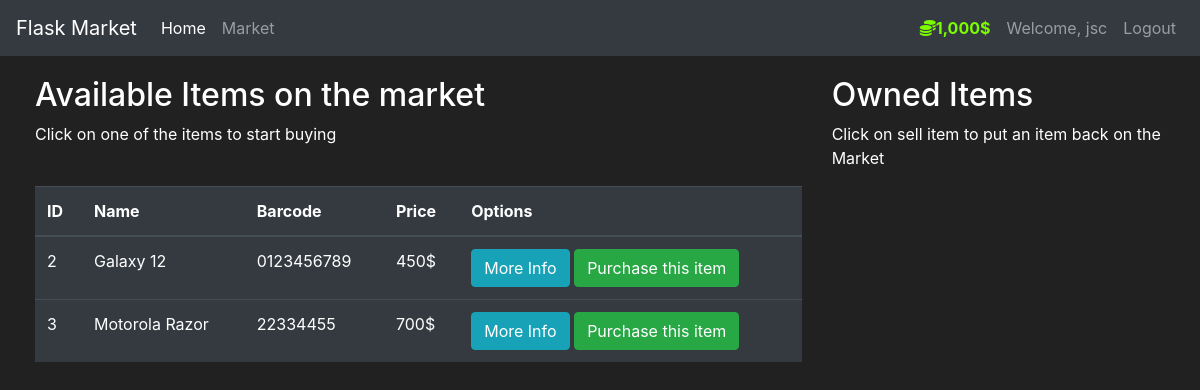
The app's page /market (signed in) with its own data.
### market/models.py (models this page shows, shortened)
class User(db.Model, UserMixin):
    id = db.Column(db.Integer(), primary_key=True)
    username = db.Column(db.String(length=30), nullable=False, unique=True)
    email_address = db.Column(db.String(length=50), nullable=False, unique=True)
    password_hash = db.Column(db.String(length=60), nullable=False)
    budget = db.Column(db.Integer(), nullable=False, default=1000)
    items = db.relationship('Item', backref='owned_user', lazy=True)
    @property
    def password(self):
        return self.password
    @property
    def prettier_budget(self):
        if len(str(self.budget)) >= 4:
            return f'{str(self.budget)[:-3]},{str(self.budget)[-3:]}$'
        else:
            return f'{self.budget}$'

class Item(db.Model):
    id = db.Column(db.Integer(), primary_key=True)
    name = db.Column(db.String(length=30), nullable=False, unique=True)
    barcode = db.Column(db.String(length=12), nullable=False, unique=True)
    price = db.Column(db.Integer(), nullable=False)
    description = db.Column(db.String(length=1024), nullable=False)
    owner = db.Column(db.Integer(), db.ForeignKey('user.id'))

### market/routes.py (the view, shortened to what this page needs)
@app.route('/market', methods=['GET', 'POST'])
@login_required
def market_page():
    purchase_form = PurchaseItemForm()
    if request.method == 'GET':
        items = Item.query.filter_by(owner=None)
        return render_template('market.html', items=items, purchase_form=purchase_form)

### market/models.py (called while the page is built)
@login_manager.user_loader
def load_user(user_id):
    return User.query.get(int(user_id))

### market/templates/market.html (shortened to what this page needs)
{% extends 'base.html' %}
{% block content %}
    <div class="row" style="margin-top: 20px; margin-left: 20px;">
        <div class="col-8">
            <h2>Available Items on the market</h2>
            <p>Click on one of the items to start buying</p>
            <br>
            <table class="table table-hover table-dark">
                <thead>
                    <tr>
                        <th scope="col">ID</th>
                        <th scope="col">Name</th>
                        <th scope="col">Barcode</th>
                        <th scope="col">Price</th>
                        <th scope="col">Options</th>
                    </tr>
                </thead>
                {% for item in items %}
                <tbody>
                    <tr>
                        <td>{{ item.id }}</td>
                        <td>{{ item.name }}</td>
                        <td>{{ item.barcode }}</td>
                        <td>{{ item.price }}$</td>
                        <td>
                            <button class="btn btn-outline btn-info" data-toggle="modal" data-target="#itemsModal-{{ item.id }}">More Info</button>
                            <button class="btn btn-outline btn-success" data-toggle="modal" data-target="#purchaseModal-{{ item.id }}">Purchase this item</button>
                        </td>
                    </tr>
                </tbody>
                {% endfor %}
            </table>
        </div>
        <div class="col-4">
            <h2>Owned Items</h2>
            <p>Click on sell item to put an item back on the Market</p>
            <br>
        </div>
    </div>
{% endblock %}

### market/templates/base.html (shortened to what this page needs)
<!doctype html>
<html lang="en">
   <head>
        <link rel="stylesheet" href="https://cdn.jsdelivr.net/npm/bootstrap@4.5.3/dist/css/bootstrap.min.css">
   </head>
   <body>
        <nav class="navbar navbar-expand-md navbar-dark bg-dark">
            <a class="navbar-brand" href="#">Flask Market</a>
            <div class="collapse navbar-collapse" id="navbarNav">
                <ul class="navbar-nav mr-auto">
                    <li class="nav-item active">
                        <a class="nav-link" href="{{ url_for('home_page') }}">Home <span class="sr-only">(current)</span></a>
                    </li>
                    <li class="nav-item">
                        <a class="nav-link" href="{{ url_for('market_page') }}">Market</a>
                    </li>
                </ul>
                {% if current_user.is_authenticated %}
                    <ul class="navbar-nav">
                        <li class="nav-item">
                            <a class="nav-link" style="color: lawngreen; font-weight: bold;">
                                <i class="fas fa-coins"></i>{{ current_user.prettier_budget }}
                            </a>
                        </li>
                        <li class="nav-item">
                            <a class="nav-link">Welcome, {{ current_user.username }}</a>
                        </li>
                        <li class="nav-item">
                            <a class="nav-link" href="{{ url_for('logout_page') }}">Logout</a>
                        </li>
                    </ul>
                {% endif %}
            </div>
        </nav>
        {% block content %}
        {% endblock %}
   </body>
</html>

### market/templates/base.html (style rules this page uses)
body { background-color: #212121; color: white }

### records on screen
User: prettier_budget "1,000$", username "jsc"
Item: id "2", name "Galaxy 12", barcode "0123456789", price "450"
Item: id "3", name "Motorola Razor", barcode "22334455", price "700"
